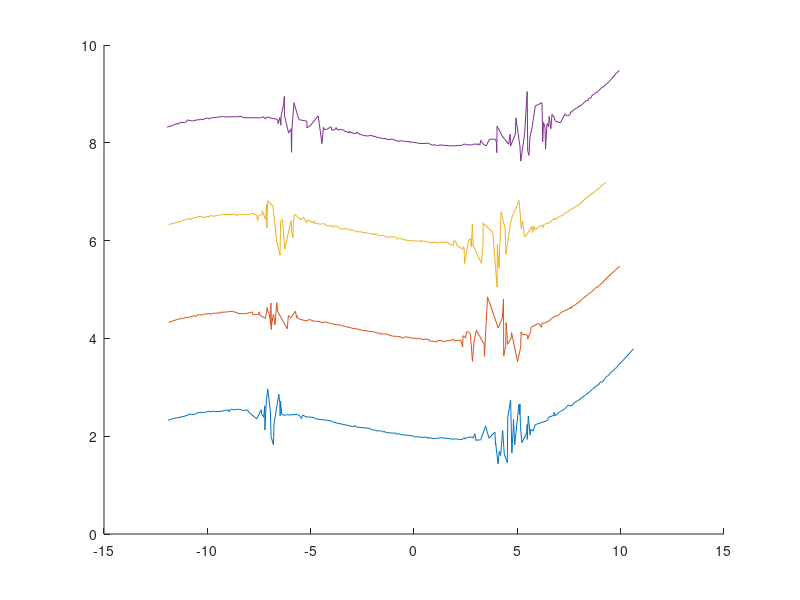
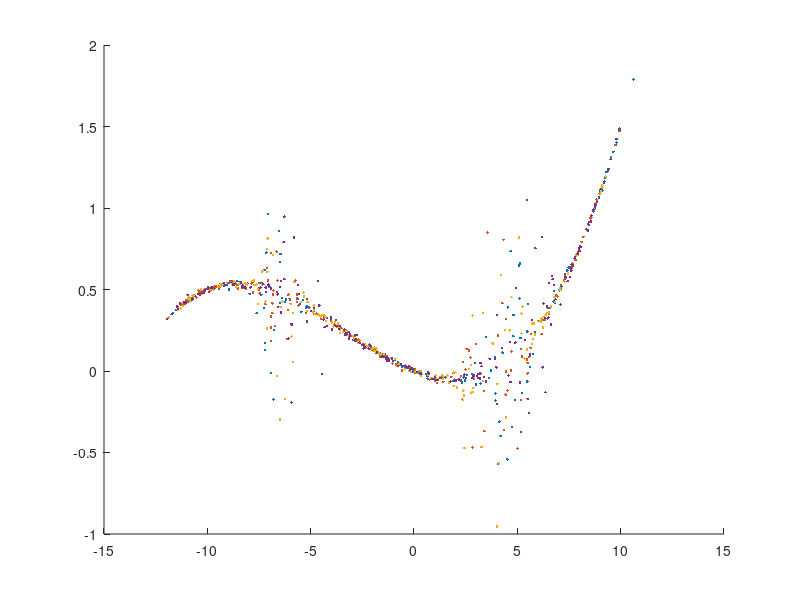

These figures' MATLAB source, in order:
x = linspace(-12,12,10000);

X = cell(4,1);
Y = cell(4,1);

for ll = 1:4
    X{ll} = ceil(10000*rand(220,1));
    X{ll} = sort(X{ll},'ascend');
    X{ll} = unique(X{ll});
    X{ll} = X{ll}(1:200);
    X{ll} = x(X{ll})';
end

x = linspace(-12,12,200);
std = 0.01*ones(1,200);
std_1 = normpdf(x,-6,0.75);
std_2 = normpdf(x,6,1);
std = std + 0.5*std_1 + std_2;

for ll = 1:4
    mu = (X{ll}/10).^3 + (X{ll}/10).^2 - X{ll}/20;
    y = normrnd(0,1,[200,1]).*std' + mu;
    Y{ll} = y;
end

figure;
hold on;
for ll = 1:4
    plot(X{ll},Y{ll}+2*ll);
end

figure;
hold on;
for ll = 1:4
    plot(X{ll},Y{ll},'.');
end

QQ = cell(4,1);
for ll = 1:4
    QQ{ll} = [X{ll},Y{ll}];
end